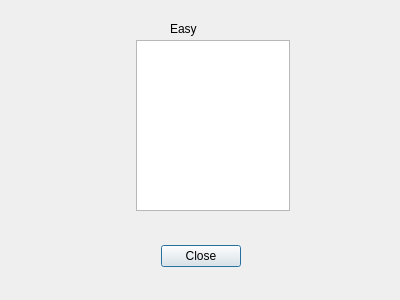
<?xml version="1.0" encoding="UTF-8"?>
<ui version="4.0">
 <class>ScoresDialog</class>
 <widget class="QDialog" name="ScoresDialog">
  <property name="geometry">
   <rect>
    <x>0</x>
    <y>0</y>
    <width>400</width>
    <height>300</height>
   </rect>
  </property>
  <property name="windowTitle">
   <string>Dialog</string>
  </property>
  <widget class="QDialogButtonBox" name="buttonBox">
   <property name="geometry">
    <rect>
     <x>30</x>
     <y>240</y>
     <width>341</width>
     <height>32</height>
    </rect>
   </property>
   <property name="orientation">
    <enum>Qt::Horizontal</enum>
   </property>
   <property name="standardButtons">
    <set>QDialogButtonBox::Close</set>
   </property>
   <property name="centerButtons">
    <bool>true</bool>
   </property>
  </widget>
  <widget class="QWidget" name="formLayoutWidget">
   <property name="geometry">
    <rect>
     <x>130</x>
     <y>40</y>
     <width>160</width>
     <height>171</height>
    </rect>
   </property>
   <layout class="QFormLayout" name="formLayout">
    <item row="0" column="1">
     <widget class="QTableWidget" name="tableWidget"/>
    </item>
   </layout>
  </widget>
  <widget class="QLabel" name="label">
   <property name="geometry">
    <rect>
     <x>170</x>
     <y>20</y>
     <width>58</width>
     <height>18</height>
    </rect>
   </property>
   <property name="text">
    <string>Easy</string>
   </property>
  </widget>
 </widget>
 <resources/>
 <connections>
  <connection>
   <sender>buttonBox</sender>
   <signal>accepted()</signal>
   <receiver>ScoresDialog</receiver>
   <slot>accept()</slot>
   <hints>
    <hint type="sourcelabel">
     <x>248</x>
     <y>254</y>
    </hint>
    <hint type="destinationlabel">
     <x>157</x>
     <y>274</y>
    </hint>
   </hints>
  </connection>
  <connection>
   <sender>buttonBox</sender>
   <signal>rejected()</signal>
   <receiver>ScoresDialog</receiver>
   <slot>reject()</slot>
   <hints>
    <hint type="sourcelabel">
     <x>316</x>
     <y>260</y>
    </hint>
    <hint type="destinationlabel">
     <x>286</x>
     <y>274</y>
    </hint>
   </hints>
  </connection>
 </connections>
</ui>
